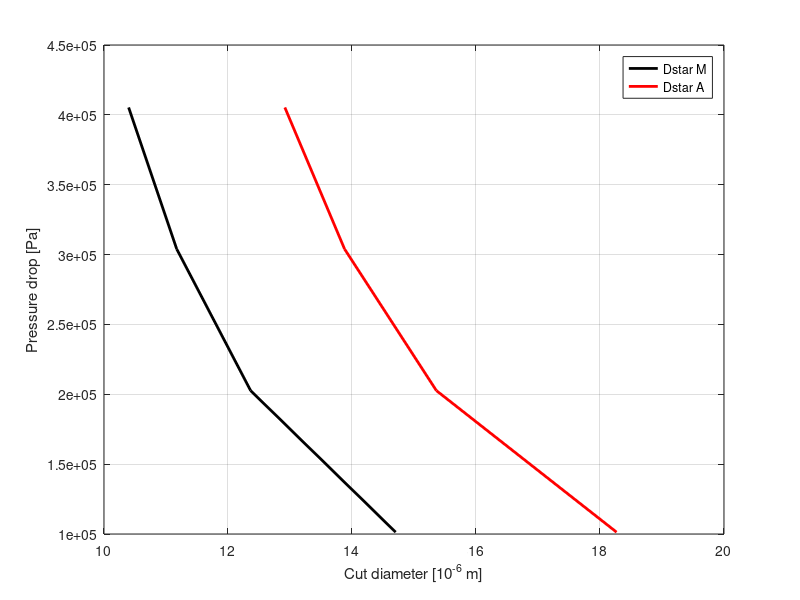

Write the MATLAB code that produced this figure.
clear all

arquivo = fopen('dados.dat','w');

tic

K1 = 21;
n1 = 1.5;
K2 = 3.5;
n2 = 1.2;
rhos1 = 2700;
rhos2 = 2100;
rhof = 995.71;
mu = 7.98e-4;
Dc = 0.05;
DuDc = 0.2; %Du/Dc
k = 0.039;
A = 1.73;
B = 145.;
C = 4.75;
beta = 1200;

DP = 1.01325e5*linspace(1.,4.,4);

Cv1 = 120./rhos1; Cv2 = 45./rhos2;
RL =  B*(DuDc)^C;
Uc = @(delp) sqrt(2*delp/(rhof*beta));

Q = @(uc) pi*uc*Dc*Dc/4.;
X = @(D) 1 - exp(-(D/K)^n);
DS = @(Dc,rhos,Q,f,g) 1e6*Dc*k*sqrt((mu*Dc)/(Q*(rhos-rhof)))*f*g;
fRL = @(rl) 1 + A*rl;
gCV = @(CV) 1/((4.8*(1-CV)^2-3.8*(1-CV))^(0.5));
I = @(Ds,K,n) ((1.13*n/(0.138+n))/(1.44-0.279*n+(K/Ds)))*(K/Ds);

fprintf(arquivo,'  DeltaP\t|  Capacity\t|    D* [µm]\t|   Underflow\t|   Overflow\t| Percentage of M\n');
fprintf(arquivo,'  [Pa]  \t|  flow [m^3/h]\t| M %% \t| A %%\t| M %% \t| A %%\t| M %% \t| A %%\t| of feed in OF %%\n');

for i = 1:length(DP)
    UC = Uc(DP(i));
    Qt(i) = Q(UC);
    frl = fRL(RL);

    gcv = gCV(Cv1+Cv2);
    
    Ds1(i) = DS(Dc,rhos1,Qt(i),frl,gcv);
    Ds2(i) = DS(Dc,rhos2,Qt(i),frl,gcv);

    Et1(i) = I(Ds1(i),K1,n1);
    Et2 = I(Ds2(i),K2,n2);
%    Et1(i) = (1.-RL)*I(Ds1(i),K1,n1)+RL;
%    Et2 = (1.-RL)*I(Ds2(i),K2,n2)+RL;
    Mu(i) = Et1(i)*Cv1/(Et1(i)*Cv1+Et2*Cv2);
    Mo(i) = (1.-Et1(i))*Cv1/((1.-Et1(i))*Cv1+(1.-Et2)*Cv2);
    fprintf(arquivo,'  %-10.4e\t| %-10.4f\t| %-5.2f\t| %-5.2f\t| %-5.2f\t| %-5.2f\t| %-5.2f\t| %-5.2f\t| %-5.2f\n',...
    DP(i),Qt(i)*3.6e3,Ds1(i),Ds2(i),Mu(i)*100,(1.-Mu(i))*100,Mo(i)*100,...
    (1.-Mo(i))*100,(1.-Et1(i))*100);
end

fclose(arquivo);

toc

plot(Ds1,DP,'linewidth',2,'-k',Ds2,DP,'linewidth',2,'-r');
xlabel('Cut diameter [10^{-6} m]');
ylabel('Pressure drop [Pa]');
legend('Dstar M','Dstar A');grid;
